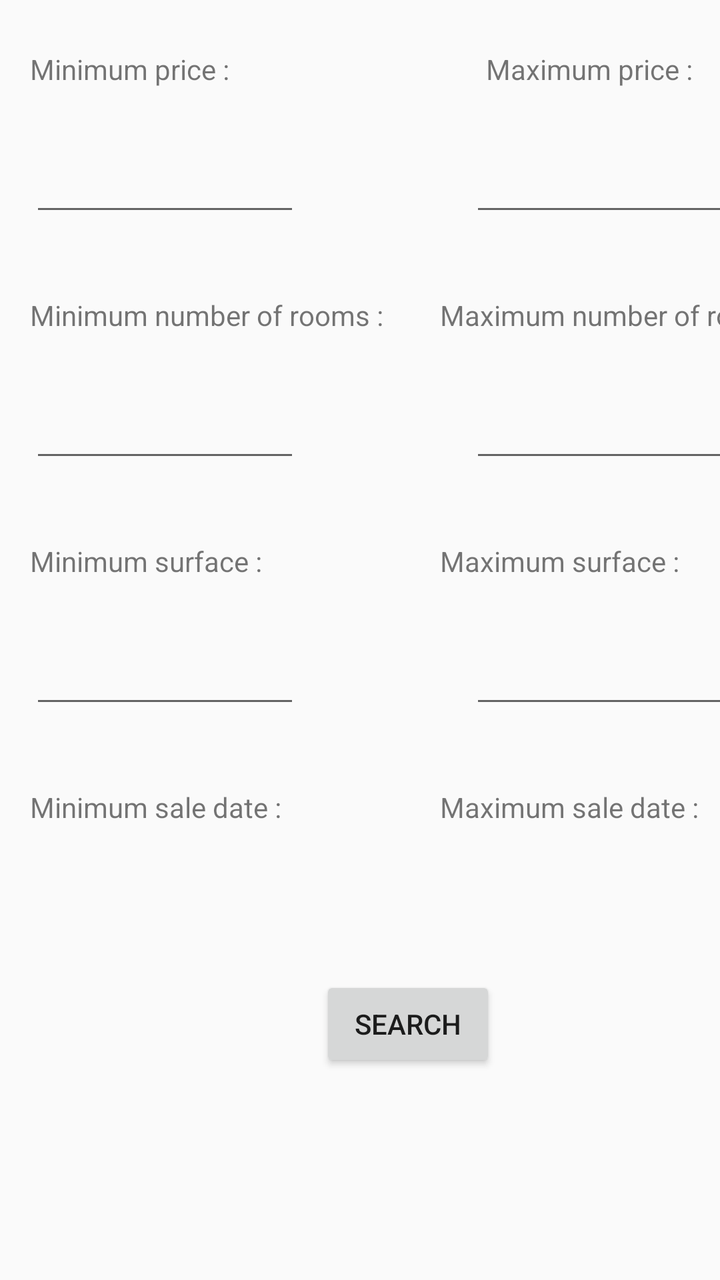
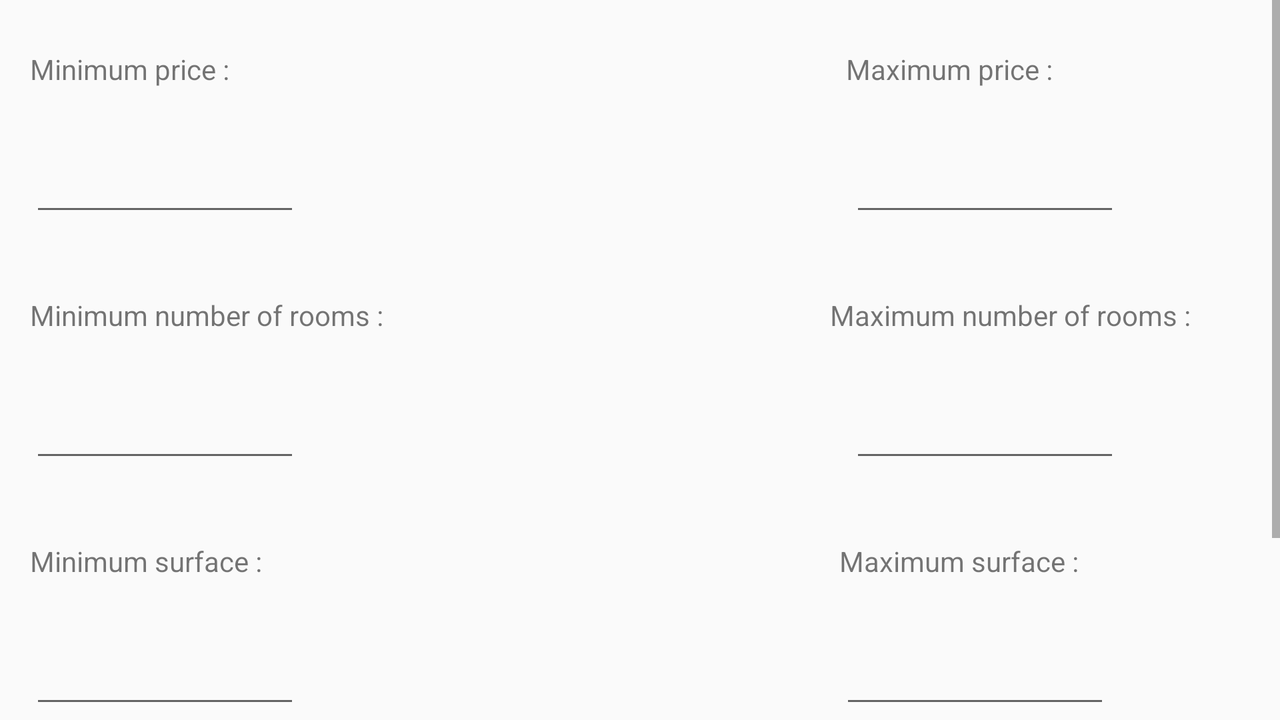

An Android layout and its configuration variant, each rendered on a device that would load it. The default file and the variant file are quoted in full after the pictures.
<!-- AndroidManifest.xml: application theme AppTheme -->
<!-- res/layout/activity_search.xml -->
<?xml version="1.0" encoding="utf-8"?>
<LinearLayout
    xmlns:android="http://schemas.android.com/apk/res/android"
    xmlns:app="http://schemas.android.com/apk/res-auto"
    xmlns:tools="http://schemas.android.com/tools"
    android:layout_width="match_parent"
    android:layout_height="match_parent"
    android:orientation="vertical">

    <ScrollView
        android:layout_width="match_parent"
        android:layout_height="wrap_content"
        android:fillViewport="false">

        <androidx.constraintlayout.widget.ConstraintLayout
            android:layout_width="match_parent"
            android:layout_height="wrap_content">

            <androidx.constraintlayout.widget.Guideline
                android:id="@+id/guideline"
                android:layout_width="wrap_content"
                android:layout_height="wrap_content"
                android:orientation="vertical"
                app:layout_constraintGuide_percent="0.5" />

            <TextView
                android:id="@+id/searchMinimumPriceText"
                android:layout_width="wrap_content"
                android:layout_height="wrap_content"
                android:text="Minimum price : "
                app:layout_constraintTop_toTopOf="parent"
                app:layout_constraintStart_toStartOf="parent"
                android:layout_marginTop="25dp"
                android:layout_marginStart="15dp"/>

            <com.google.android.material.textfield.TextInputEditText
                android:id="@+id/inputMinPrice"
                android:layout_width="135dp"
                android:layout_height="44dp"
                android:layout_marginStart="15dp"
                android:layout_marginTop="25dp"
                android:inputType="number"
                app:layout_constraintStart_toStartOf="parent"
                app:layout_constraintTop_toBottomOf="@id/searchMinimumPriceText" />

            <TextView
                android:id="@+id/searchMaxPriceText"
                android:layout_width="wrap_content"
                android:layout_height="wrap_content"
                android:text="Maximum price : "
                app:layout_constraintTop_toTopOf="parent"
                app:layout_constraintStart_toEndOf="@id/searchMinimumPriceText"
                android:layout_marginStart="125dp"
                android:layout_marginTop="25dp"/>

            <com.google.android.material.textfield.TextInputEditText
                android:id="@+id/inputMaxPrice"
                android:layout_width="135dp"
                android:layout_height="44dp"
                android:layout_marginStart="85dp"
                android:layout_marginTop="25dp"
                app:layout_constraintStart_toEndOf="@id/inputMinPrice"
                app:layout_constraintTop_toBottomOf="@id/searchMaxPriceText"
                android:inputType="number" />

            <TextView
                android:id="@+id/searchMinimumRoom"
                android:layout_width="wrap_content"
                android:layout_height="wrap_content"
                android:text="Minimum number of rooms : "
                app:layout_constraintTop_toBottomOf="@id/inputMinPrice"
                app:layout_constraintStart_toStartOf="parent"
                android:layout_marginStart="15dp"
                android:layout_marginTop="35dp"/>

            <TextView
                android:id="@+id/searchMaxRoom"
                android:layout_width="wrap_content"
                android:layout_height="wrap_content"
                android:text="Maximum number of rooms : "
                app:layout_constraintTop_toBottomOf="@id/inputMaxPrice"
                app:layout_constraintStart_toEndOf="@id/searchMinimumRoom"
                android:layout_marginStart="25dp"
                android:layout_marginTop="35dp"/>

            <com.google.android.material.textfield.TextInputEditText
                android:id="@+id/minNumberRoom"
                android:layout_width="135dp"
                android:layout_height="44dp"
                android:layout_marginStart="15dp"
                android:layout_marginTop="25dp"
                app:layout_constraintStart_toStartOf="parent"
                app:layout_constraintTop_toBottomOf="@id/searchMinimumRoom"
                android:inputType="number" />

            <com.google.android.material.textfield.TextInputEditText
                android:id="@+id/maxNumberRoom"
                android:layout_width="135dp"
                android:layout_height="44dp"
                android:layout_marginStart="85dp"
                app:layout_constraintStart_toEndOf="@id/minNumberRoom"
                app:layout_constraintTop_toBottomOf="@+id/searchMaxRoom"
                android:layout_marginTop="25dp"/>

            <TextView
                android:id="@+id/searchMinSurface"
                android:layout_width="wrap_content"
                android:layout_height="wrap_content"
                android:text="Minimum surface : "
                app:layout_constraintTop_toBottomOf="@id/minNumberRoom"
                app:layout_constraintStart_toStartOf="parent"
                android:layout_marginStart="15dp"
                android:layout_marginTop="35dp"/>

            <TextView
                android:id="@+id/searchMaxSurface"
                android:layout_width="wrap_content"
                android:layout_height="wrap_content"
                android:text="Maximum surface : "
                app:layout_constraintTop_toBottomOf="@id/maxNumberRoom"
                app:layout_constraintStart_toEndOf="@id/searchMinimumRoom"
                android:layout_marginStart="25dp"
                android:layout_marginTop="35dp"/>

            <com.google.android.material.textfield.TextInputEditText
                android:id="@+id/inputMinSurface"
                android:layout_width="135dp"
                android:layout_height="44dp"
                android:layout_marginStart="15dp"
                android:layout_marginTop="25dp"
                app:layout_constraintStart_toStartOf="parent"
                app:layout_constraintTop_toBottomOf="@id/searchMinSurface"
                android:inputType="number" />

            <com.google.android.material.textfield.TextInputEditText
                android:id="@+id/inputMaxSurface"
                android:layout_width="135dp"
                android:layout_height="44dp"
                android:layout_marginStart="85dp"
                android:layout_marginTop="25dp"
                app:layout_constraintStart_toEndOf="@id/inputMinSurface"
                app:layout_constraintTop_toBottomOf="@id/searchMaxSurface"
                android:inputType="number" />

            <TextView
                android:id="@+id/searchMinDate"
                android:layout_width="wrap_content"
                android:layout_height="wrap_content"
                android:text="Minimum sale date : "
                app:layout_constraintTop_toBottomOf="@id/inputMinSurface"
                app:layout_constraintStart_toStartOf="parent"
                android:layout_marginStart="15dp"
                android:layout_marginTop="35dp"/>

            <TextView
                android:id="@+id/searchMaxDate"
                android:layout_width="wrap_content"
                android:layout_height="wrap_content"
                android:text="Maximum sale date : "
                app:layout_constraintTop_toBottomOf="@id/inputMaxSurface"
                app:layout_constraintStart_toEndOf="@id/searchMinimumRoom"
                android:layout_marginStart="25dp"
                android:layout_marginTop="35dp"/>

            <Button
                android:id="@+id/searchButton"
                android:layout_width="wrap_content"
                android:layout_height="wrap_content"
                app:layout_constraintTop_toBottomOf="@+id/searchMinDate"
                app:layout_constraintStart_toStartOf="parent"
                android:layout_marginTop="75dp"
                android:layout_marginStart="160dp"
                android:text="Search"/>

        </androidx.constraintlayout.widget.ConstraintLayout>

    </ScrollView>


</LinearLayout>
<!-- resources referenced by this layout -->
<resources>
  <style name="AppTheme" parent="Theme.AppCompat.Light.DarkActionBar">
          
          <item name="colorPrimary">@color/colorPrimary</item>
          <item name="colorPrimaryDark">@color/colorPrimaryDark</item>
          <item name="colorAccent">@color/colorAccent</item>
      </style>
  <color name="colorPrimary">#A6A6A6</color>
  <color name="colorPrimaryDark">#686868</color>
  <color name="colorAccent">#C4C4C4</color>
</resources>
<!-- res/layout-land/activity_search.xml (the repository's variant of the layout above) -->
<!-- drawn on the phone turned sideways -->
<?xml version="1.0" encoding="utf-8"?>
<LinearLayout
    xmlns:android="http://schemas.android.com/apk/res/android"
    xmlns:app="http://schemas.android.com/apk/res-auto"
    xmlns:tools="http://schemas.android.com/tools"
    android:layout_width="match_parent"
    android:layout_height="match_parent"
    android:orientation="vertical">

    <ScrollView
        android:layout_width="match_parent"
        android:layout_height="wrap_content"
        android:fillViewport="false">

        <androidx.constraintlayout.widget.ConstraintLayout
            android:layout_width="match_parent"
            android:layout_height="wrap_content">

            <androidx.constraintlayout.widget.Guideline
                android:id="@+id/guideline"
                android:layout_width="wrap_content"
                android:layout_height="wrap_content"
                android:orientation="vertical"
                app:layout_constraintGuide_percent="0.5" />

            <TextView
                android:id="@+id/searchMinimumPriceText"
                android:layout_width="wrap_content"
                android:layout_height="wrap_content"
                android:text="Minimum price : "
                app:layout_constraintTop_toTopOf="parent"
                app:layout_constraintStart_toStartOf="parent"
                android:layout_marginTop="25dp"
                android:layout_marginStart="15dp"/>

            <com.google.android.material.textfield.TextInputEditText
                android:id="@+id/inputMinPrice"
                android:layout_width="135dp"
                android:layout_height="44dp"
                android:layout_marginStart="15dp"
                android:layout_marginTop="25dp"
                android:inputType="number"
                app:layout_constraintStart_toStartOf="parent"
                app:layout_constraintTop_toBottomOf="@id/searchMinimumPriceText" />

            <TextView
                android:id="@+id/searchMaxPriceText"
                android:layout_width="wrap_content"
                android:layout_height="wrap_content"
                android:text="Maximum price : "
                app:layout_constraintTop_toTopOf="parent"
                app:layout_constraintStart_toEndOf="@id/searchMinimumPriceText"
                android:layout_marginStart="305dp"
                android:layout_marginTop="25dp"/>

            <com.google.android.material.textfield.TextInputEditText
                android:id="@+id/inputMaxPrice"
                android:layout_width="135dp"
                android:layout_height="44dp"
                android:layout_marginStart="275dp"
                android:layout_marginTop="25dp"
                app:layout_constraintStart_toEndOf="@id/inputMinPrice"
                app:layout_constraintTop_toBottomOf="@id/searchMaxPriceText"
                android:inputType="number" />

            <TextView
                android:id="@+id/searchMinimumRoom"
                android:layout_width="wrap_content"
                android:layout_height="wrap_content"
                android:text="Minimum number of rooms : "
                app:layout_constraintTop_toBottomOf="@id/inputMinPrice"
                app:layout_constraintStart_toStartOf="parent"
                android:layout_marginStart="15dp"
                android:layout_marginTop="35dp"/>

            <TextView
                android:id="@+id/searchMaxRoom"
                android:layout_width="wrap_content"
                android:layout_height="wrap_content"
                android:text="Maximum number of rooms : "
                app:layout_constraintTop_toBottomOf="@id/inputMaxPrice"
                app:layout_constraintStart_toEndOf="@id/searchMinimumRoom"
                android:layout_marginStart="220dp"
                android:layout_marginTop="35dp"/>

            <com.google.android.material.textfield.TextInputEditText
                android:id="@+id/minNumberRoom"
                android:layout_width="135dp"
                android:layout_height="44dp"
                android:layout_marginStart="15dp"
                android:layout_marginTop="25dp"
                app:layout_constraintStart_toStartOf="parent"
                app:layout_constraintTop_toBottomOf="@id/searchMinimumRoom"
                android:inputType="number" />

            <com.google.android.material.textfield.TextInputEditText
                android:id="@+id/maxNumberRoom"
                android:layout_width="135dp"
                android:layout_height="44dp"
                android:layout_marginStart="275dp"
                app:layout_constraintStart_toEndOf="@id/minNumberRoom"
                app:layout_constraintTop_toBottomOf="@+id/searchMaxRoom"
                android:layout_marginTop="25dp"/>

            <TextView
                android:id="@+id/searchMinSurface"
                android:layout_width="wrap_content"
                android:layout_height="wrap_content"
                android:text="Minimum surface : "
                app:layout_constraintTop_toBottomOf="@id/minNumberRoom"
                app:layout_constraintStart_toStartOf="parent"
                android:layout_marginStart="15dp"
                android:layout_marginTop="35dp"/>

            <TextView
                android:id="@+id/searchMaxSurface"
                android:layout_width="wrap_content"
                android:layout_height="wrap_content"
                android:layout_marginTop="35dp"
                android:layout_marginStart="285dp"
                android:text="Maximum surface : "
                app:layout_constraintStart_toEndOf="@+id/searchMinSurface"
                app:layout_constraintTop_toBottomOf="@id/maxNumberRoom" />

            <com.google.android.material.textfield.TextInputEditText
                android:id="@+id/inputMinSurface"
                android:layout_width="135dp"
                android:layout_height="44dp"
                android:layout_marginStart="15dp"
                android:layout_marginTop="25dp"
                app:layout_constraintStart_toStartOf="parent"
                app:layout_constraintTop_toBottomOf="@id/searchMinSurface"
                android:inputType="number" />

            <com.google.android.material.textfield.TextInputEditText
                android:id="@+id/inputMaxSurface"
                android:layout_width="135dp"
                android:layout_height="44dp"
                android:layout_marginStart="270dp"
                android:layout_marginTop="25dp"
                app:layout_constraintStart_toEndOf="@id/inputMinSurface"
                app:layout_constraintTop_toBottomOf="@id/searchMaxSurface"
                android:inputType="number" />

            <Button
                android:id="@+id/searchButton"
                android:layout_width="wrap_content"
                android:layout_height="wrap_content"
                app:layout_constraintTop_toBottomOf="@+id/inputMinSurface"
                app:layout_constraintStart_toStartOf="parent"
                android:layout_marginTop="75dp"
                android:layout_marginStart="320dp"
                android:text="Search"/>

        </androidx.constraintlayout.widget.ConstraintLayout>

    </ScrollView>


</LinearLayout>
